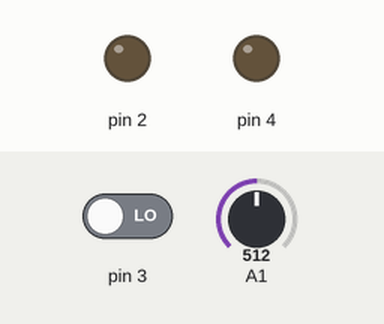
Simulated run of this sketch. Board: Arduino Uno, built with avr-gcc and run on an emulated ATmega328P. Shown: output pins drawn as LEDs (lit = HIGH). The inputs (shaded band) are chosen by the test bench; at power-on: A1 = 512, pin 3 LOW. What the sketch prints to the serial monitor is not drawn.

Above: at 4.2 s.
4.3 s: A1 set to 549
5.8 s: A1 set to 576
At 6.5 s:
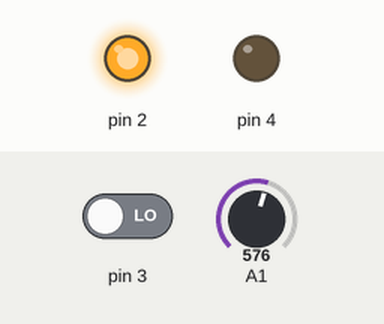
7.3 s: pin 3 driven HIGH
At 7.7 s:
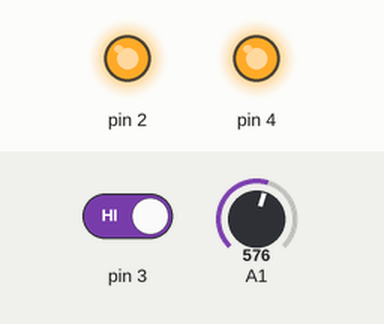
8.8 s: pin 3 driven LOW
At 10.0 s:
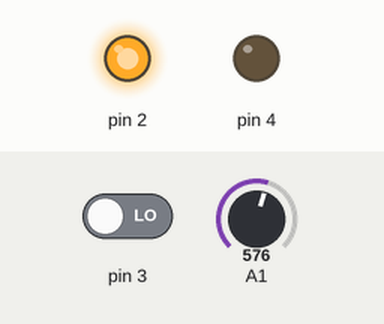
10.3 s: A1 set to 511
At 11.2 s:
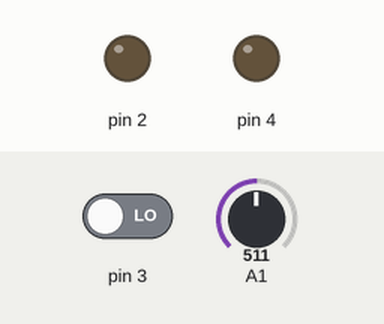
Timing chart, 0 to 12.8 s (numbered marks = the images above; inputs shaded):
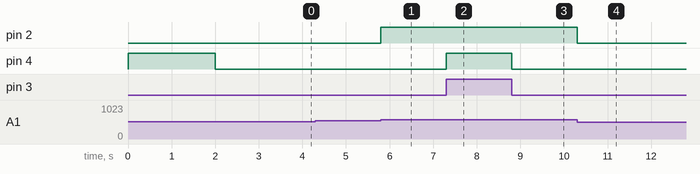

The sketch:

no.ino
```cpp
int up=400;
int down=100;
void setup() {
  // put your setup code here, to run once:
  Serial.begin(9600);
  pinMode(4,OUTPUT);
  pinMode(2,OUTPUT);
  pinMode(3,INPUT);
  digitalWrite(4,HIGH);
  delay(1000);
  up=analogRead(1)+50;
  delay(1000);
  digitalWrite(4,LOW);
  delay(1000);
  down=analogRead(1)+30;
  Serial.println(up);
  Serial.println(down);

}

void loop() {
  int input=digitalRead(3);
  //Serial.println(input);
  if(input==1) digitalWrite(4,HIGH);
  else digitalWrite(4,LOW);
  //delay(10);
  int re=analogRead(1);
  //delay(5);
  //Serial.println(re);
  if(re>up)
  {
    digitalWrite(2,HIGH);
  }
  else if(re<down)
  {
    digitalWrite(2,LOW);
  }
  else
  {
    digitalWrite(4,LOW);
    //delay(10);
    if(analogRead(1)<down) digitalWrite(2,HIGH);
    else digitalWrite(2,LOW);
  }
}
```

Measured:
- the behaviour switches between 562 and 563 on A1 (found by bisection; images 0 and 1)
- after the input at 4.3 s, every drawn part: stays the same
- after the input at 5.8 s, pin 2: LOW → HIGH at once
- after the input at 7.3 s, pin 4: LOW → HIGH at once
- after the input at 8.8 s, pin 4: HIGH → LOW at once
- after the input at 10.3 s, pin 2: HIGH → LOW at once
